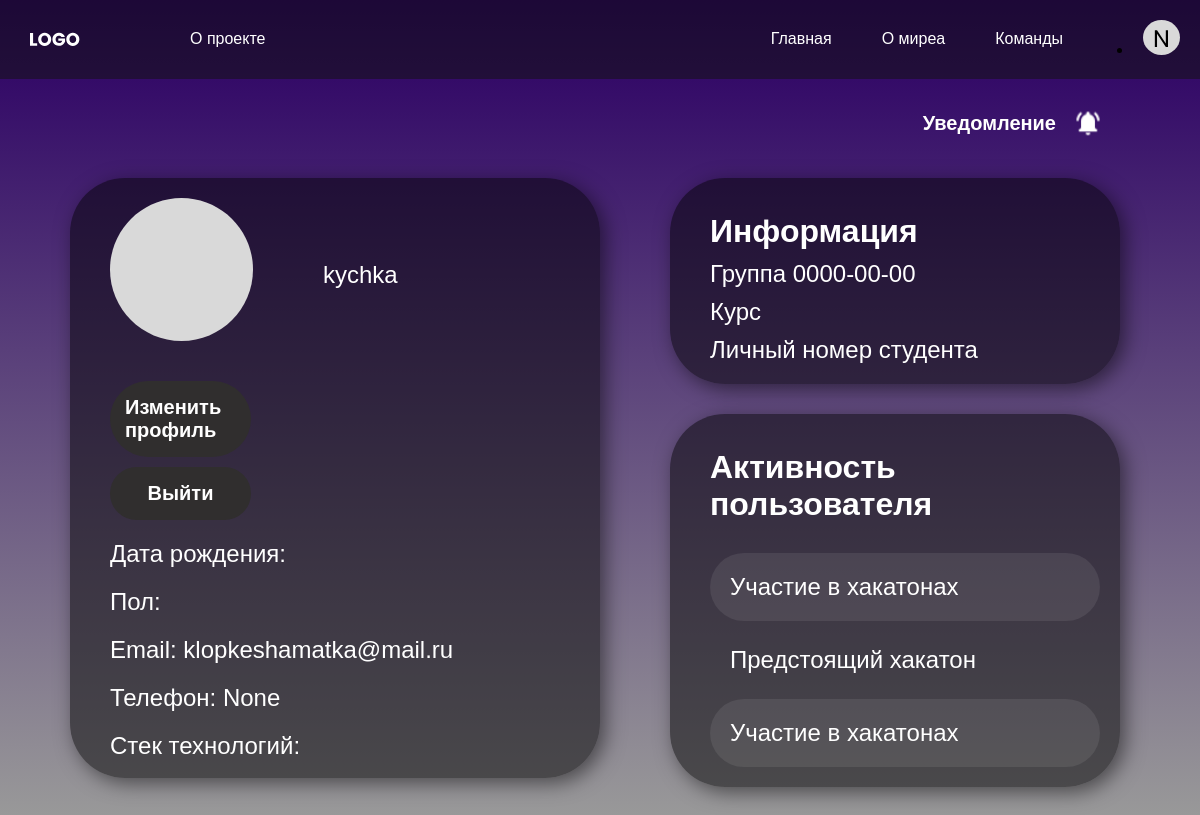
/users/profile/ (signed in), run on the app's committed database.
### users/models.py (models this page shows, shortened)
class User(AbstractUser):
    email = models.EmailField(unique=True)
    date_of_birth = models.DateField(null=True, blank=True)
    phone_number = models.CharField(max_length=15, blank=True, default='')
    gender = models.CharField(max_length=1, choices=[('M', 'Мужской'), ('F', 'Женский')], blank=True, default='')
    profile_photo = models.ImageField(upload_to='users_images', null=True, blank=True)
    technology_stack = models.TextField(blank=True, default='')
    group = models.CharField(max_length=10, blank=True, default='')
    course = models.IntegerField(choices=[(1, '1 курс'), (2, '2 курс'), (3, '3 курс'), (4, '4 курс')], null=True, blank=True)
    student_number = models.CharField(max_length=20, blank=True, default='')

### users/views.py (the view)
# urls.py: path('profile/', profile, name='profile'),
@login_required
def profile(request):
    context = {
        'user': request.user,
        'title': 'Profile'
    }
    return render(request, 'users/profile.html', context)

### users/templates/users/profile.html (shortened to what this page needs)
{% load static %}
<!DOCTYPE html>
<html lang="en">
<head>
    <link rel="stylesheet" href="/static/profile.css">
</head>
<body>
    <header class="header">
        <div class="nav-items">
            <img src="/static/LOGO.svg" alt="" class="logo">
            <a href="{% url 'xakaton:aboutproject' %}" class="nav-link-project1">О проекте</a>
        </div>
        <nav class="desktop-nav">
            <ul class="nav">
                <li class="nav-item"><a href="{% url 'xakaton:xaki' %}" class="nav-link">Главная</a></li>
                <li class="nav-item"><a href="{% url 'xakaton:aboutmirea' %}" class="nav-link">О миреа</a></li>
                <li class="nav-item"><a href="{% url 'xakaton:registcommand' %}" class="nav-link">Команды</a></li>
                <li class="nav-item-link"><a href="{% url 'users:profile' %}" class="nav-link"><img src="/static/Group 89.svg" alt="" class="nav-profile-img"></a></li>
            </ul>
        </nav>
    </header>
    <section>
        <div class="main">
            <div class="main-notif">
                <p class="main-text-notif">Уведомление</p>
                <img src="/static/icons8-уведомление-24 1.svg" alt="" class="main-img-notif">
            </div>
            <div class="main-profile">
                <div class="main-form1">
                    <form class="form">
                        <div class="form-img-name">
                            <div class="form-fio">
                                {% if user.profile_photo %}
                                    <img class="form-img-user" src="{{ user.profile_photo.url }}" alt="Profile Photo">
                                {% else %}
                                    <img class="form-img-user" src="/static/Ellipse 1.svg" alt="">
                                {% endif %}
                                <div class="form-nickname">
                                    <p class="nickname">{{ user.username }}</p>
                                </div>
                            </div>
                        </div>
                        <div class="form-change-button">
                            <a href="{% url 'users:editprofile' %}" class="change-button">Изменить профиль</a>
                            <a href="{% url 'users:logout' %}" class="change-button" style="margin-top: 10px;">Выйти</a>
                        </div>
                        <div class="form-age">
                            <p class="text">Дата рождения: {{ user.date_of_birth|date:"d.m.Y" }}</p>
                        </div>
                        <div class="form-gender">
                            <p class="text">Пол: {{ user.get_gender_display }}</p>
                        </div>
                        <div class="form-mail">
                            <p class="text">Email: {{ user.email }}</p>
                        </div>
                        <div class="form-phone">
                            <p class="text">Телефон: {{ user.phone_number }}</p>
                        </div>
                        <div class="form-steks">
                            <p class="text">Стек технологий:</p>
                        </div>
                    </form>
                </div>
                <div class="main-form-container">
                    <div class="main-form2">
                        <form class="form2">
                            <h2 class="form2-info">Информация</h2>
                            <div class="form2-group">
                                <p class="text">Группа 0000-00-00</p>
                            </div>
                            <div class="form2-course">
                                <p class="text">Курс</p>
                            </div>
                            <div class="form2-student-number">
                                <p class="text">Личный номер студента</p>
                            </div>
                        </form>
                    </div>
                    <div class="main-form3">
                        <h2 class="form3-active">Активность пользователя</h2>
                        <div class="form3-links">
                            <div class="back-change">
                                <a href="#" class="form3-paricitipate">Участие в хакатонах</a>
                            </div>
                            <a href="#" class="form3-nexthack">Предстоящий хакатон</a>
                            <div class="back-change">
                                <a href="#" class="form3-paricitipate">Участие в хакатонах</a>
                            </div>
                        </div>
                    </div>
                </div>
            </div>
        </div>
    </section>
</body>
</html>

### static/profile.css (style rules this page uses)
* { margin: 0; box-sizing: border-box; padding: 0; }
body { margin: 0; background: linear-gradient(180deg, #340b68, #999999); font-family: "Poppins", sans-serif; }
html, body { height: 100%; margin: 0; }
body { display: flex; flex-direction: column; }
section { flex: 1; display: flex; flex-direction: column; gap: 40px; background: linear-gradient(180deg, #340b68, #999999); }
.header { display: flex; justify-content: space-between; flex-wrap: wrap; background-color: rgba(7, 7, 7, 0.5); padding: 10px; }
.nav { display: flex; flex-wrap: wrap; gap: 30px; }
.nav-item { list-style-type: none; padding-top: 10px; }
.nav-items { padding-left: 20px; display: flex; gap: 100px; }
.nav-link, .nav-link-project1 { display: block; padding: 10px; text-decoration: none; color: #ffffff; font-weight: 400; padding-top: 10px; }
.nav-link-project1 { width: 105px; padding-top: 20px; }
.nav-item-link { text-decoration: none; }
.logo { max-width: 50px; }
.main { padding-left: 50px; padding-right: 50px; }
.main-notif { display: flex; justify-content: end; padding-top: 30px; padding-bottom: 20px; align-items: center; padding-right: 50px; gap: 20px; }
.main-text-notif { color: #ffffff; font-weight: 600; font-size: 20px; }
.main-profile { display: flex; flex-wrap: wrap; margin: 20px; gap: 60px; }
.main-form-container { display: flex; flex-direction: column; flex: 1; max-width: 100%; gap: 20px; }
.main-form1 { flex: 2; max-width: 50%; height: 600px; background-color: #f9f9f9; padding: 20px; box-shadow: 0 2px 5px rgba(0, 0, 0, 0.1); border-radius: 55px; margin-right: 10px; }
.form { padding-left: 20px; display: flex; flex-direction: column; gap: 20px; }
.text { font-size: 24px; color: #ffffff; }
.form-fio { display: flex; align-items: center; gap: 70px; }
.form-nickname { display: flex; gap: 10px; flex-direction: column; }
.nickname { font-size: 24px; color: #ffffff; }
.change-button { position: relative; z-index: 1; display: flex; justify-content: center; margin-top: 20px; padding: 15px; background-color: #302E2E; width: 30%; border-radius: 55px; font-weight: 600; font-size: 20px; text-decoration: none; color: rgb(255, 255, 255); }
.main-form1, .main-form2, .main-form3 { flex: 2; max-width: 50%; height: 600px; background-color: #00000080; padding: 20px; box-shadow: 5px 5px 20px rgba(0, 0, 0, 0.5); border-radius: 55px; margin-right: 10px; }
.main-form2, .main-form3 { flex: 1; max-width: 100%; height: 100%; background-color: #00000080; padding: 20px; box-shadow: 5px 5px 20px rgba(0, 0, 0, 0.5); border-radius: 55px; margin-bottom: 10px; }
.form2-info { font-size: 32px; color: white; }
.form2 { display: flex; flex-direction: column; gap:10px; padding-left: 20px; padding-top: 15px; }
.main-form3 { padding-left: 40px; padding-top: 35px; }
.form3-active { font-size: 32px; padding-bottom: 30px; color: #ffffff; }
.form3-links { display: flex; gap:25px; flex-direction: column; }
.form3-paricitipate, .form3-nexthack, .form3-lasthack { text-decoration: none; color: #ffffff; font-size: 24px; }
.form3-nexthack { padding-left: 20px; }
.back-change { background-color: #D9D9D91A; padding: 10px; width: 100%; box-sizing: border-box; border-radius: 55px; }
.back-change a { display: block; text-decoration: none; padding: 10px; }

### data on the page
User: username "kychka", email "klopkeshamatka@mail.ru", phone_number "None"
